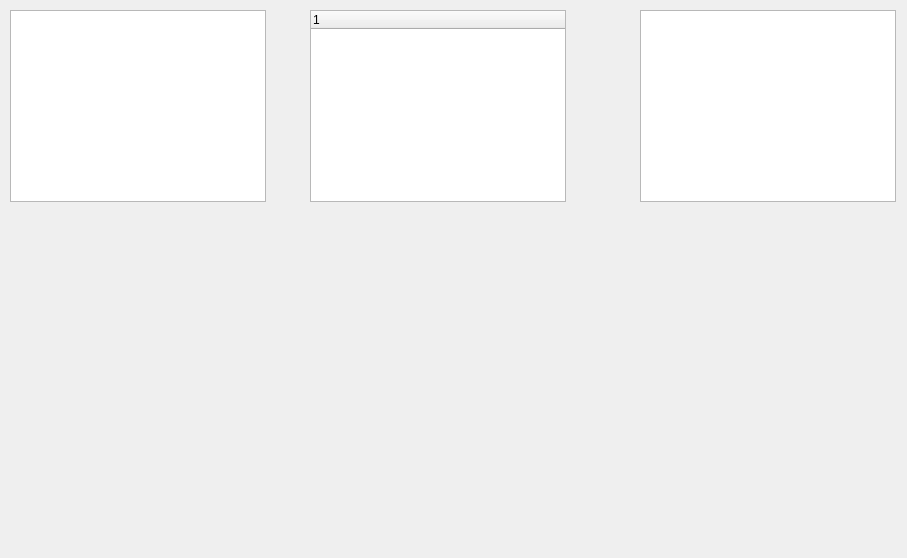
<?xml version="1.0" encoding="UTF-8"?>
<ui version="4.0">
 <class>Widget</class>
 <widget class="QWidget" name="Widget">
  <property name="geometry">
   <rect>
    <x>0</x>
    <y>0</y>
    <width>907</width>
    <height>558</height>
   </rect>
  </property>
  <property name="windowTitle">
   <string>Widget</string>
  </property>
  <widget class="QListWidget" name="listWidget">
   <property name="geometry">
    <rect>
     <x>10</x>
     <y>10</y>
     <width>256</width>
     <height>192</height>
    </rect>
   </property>
  </widget>
  <widget class="QTreeWidget" name="treeWidget">
   <property name="geometry">
    <rect>
     <x>310</x>
     <y>10</y>
     <width>256</width>
     <height>192</height>
    </rect>
   </property>
   <column>
    <property name="text">
     <string notr="true">1</string>
    </property>
   </column>
  </widget>
  <widget class="QTableWidget" name="tableWidget">
   <property name="geometry">
    <rect>
     <x>640</x>
     <y>10</y>
     <width>256</width>
     <height>192</height>
    </rect>
   </property>
  </widget>
 </widget>
 <layoutdefault spacing="6" margin="11"/>
 <resources/>
 <connections/>
</ui>
